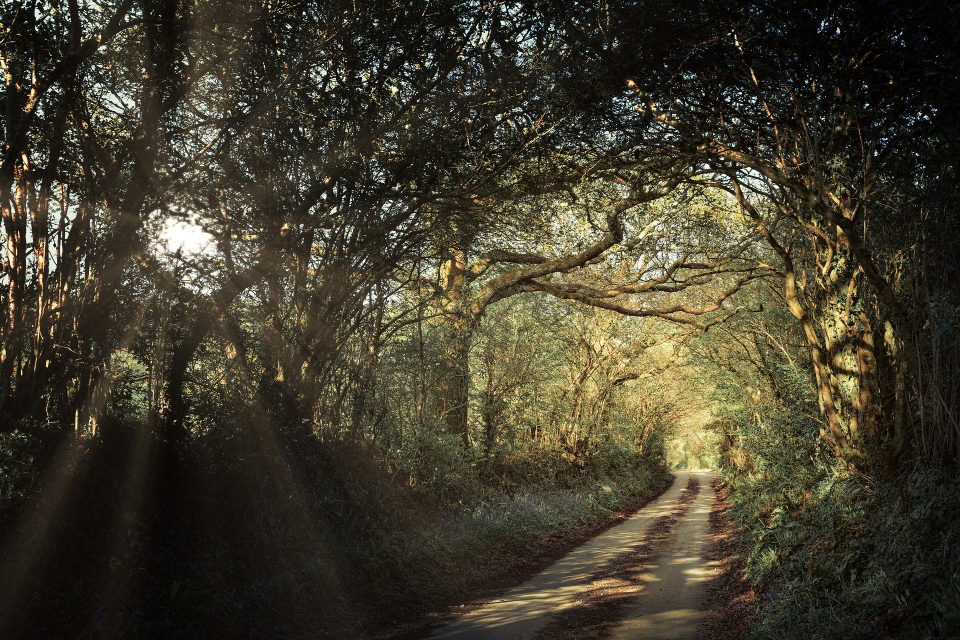
#> input picture images/away_1920x1280.jpg, 1920 x 1280 px (shown at 1/2 size); its folder holds only this picture in this run
$ python image_lab.py
#> lines starting #> are read from the running program, lines starting #| are printed output that depends on the picture; long printed decimals are rounded
### utils.py
import cv2
import numpy as np
import math

def downsampling(image, interpolation):
    return cv2.resize(image, None, fx=0.25, fy=0.25, interpolation=interpolation)

def upsampling(image, interpolation):
    return cv2.resize(image, None, fx=4, fy=4, interpolation=interpolation)

def psnr(img1, img2):
    mse = np.mean( (img1 - img2) ** 2 )
    if mse == 0:
        return 100
    PIXEL_MAX = 255.0
    return 20 * math.log10(PIXEL_MAX / math.sqrt(mse))

### image_lab.py
import cv2
import numpy as np
import os
from collections import defaultdict
from utils import downsampling, upsampling, psnr

image_path = [os.path.join("images", x) for x in os.listdir("images")]

# down to up bilinear cubic
# up do down cubic bilinear

down_interpolation = cv2.INTER_LINEAR
up_interpolation = cv2.INTER_CUBIC

print("filename\tup2down\tdown2up\n")
for path in image_path:
    image = cv2.imread(path)
#> image is the input picture: shape (1280, 1920, 3); mean B, G, R 45, 60.7, 65.8
    up2down = downsampling(upsampling(image, up_interpolation), down_interpolation)
    down2up = upsampling(downsampling(image, down_interpolation), up_interpolation)
#> call 2 of downsampling, with interpolation = 1
#> in downsampling (call 2), `return cv2.resize(image, None, fx=0.25, fy=0.25, interpolation=interpo..`:
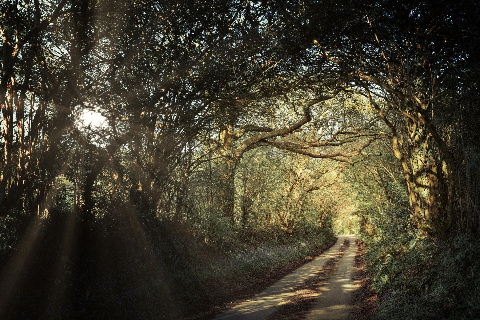
#> returned value: shape (320, 480, 3); mean of channels 0, 1, 2 45.1, 60.8, 65.9; drawn as B, G, R
#> call 2 of upsampling, with interpolation = 2
#> in upsampling (call 2), `return cv2.resize(image, None, fx=4, fy=4, interpolation=interpolation)`:
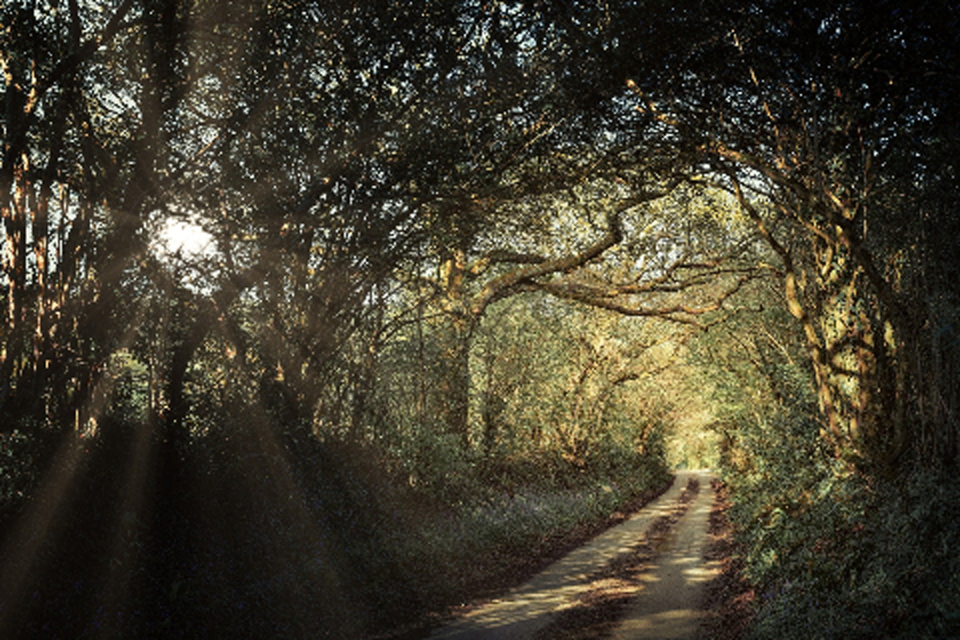
#> returned value: shape (1280, 1920, 3) (shown at 1/2 size); mean of channels 0, 1, 2 45.1, 60.8, 65.9; drawn as B, G, R
    print("{} \t\t {} \t\t {}".format(path[7:], psnr(image, up2down), psnr(image, down2up)))
#> in psnr, `mse = np.mean( (img1 - img2) ** 2 )`: mse = 3.73
#| away_1920x1280.jpg 		 42.408 		 29.481

$ run again, on images/sunset_1920x1280.jpg
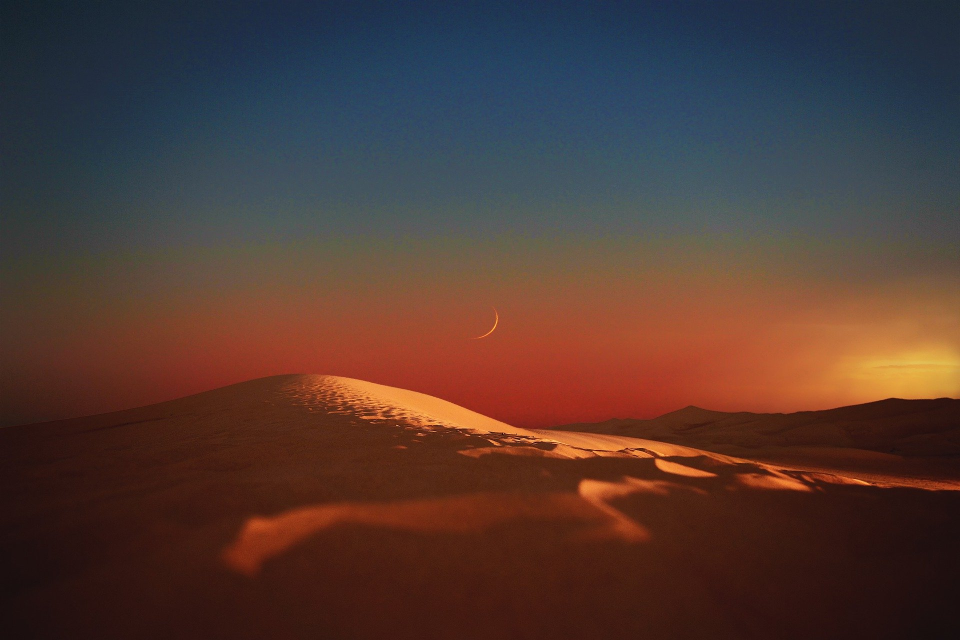
#> input picture images/sunset_1920x1280.jpg, 1920 x 1280 px (shown at 1/2 size)
#> image is the input picture: shape (1280, 1920, 3); mean B, G, R 51.6, 57.5, 81.1
#> in downsampling (call 2), `return cv2.resize(image, None, fx=0.25, fy=0.25, interpolation=interpo..`:
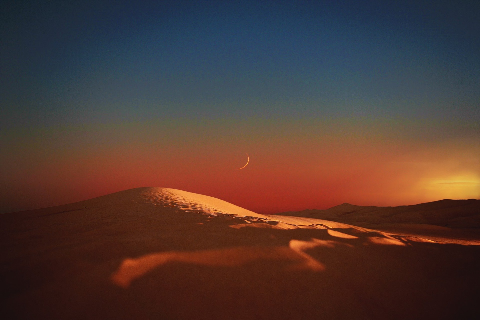
#> returned value: shape (320, 480, 3); mean of channels 0, 1, 2 51.7, 57.6, 81.2; drawn as B, G, R
#> mse = 0.0356
#| sunset_1920x1280.jpg 		 62.620 		 39.239

$ run again, on images/cat_1920x1280.jpg
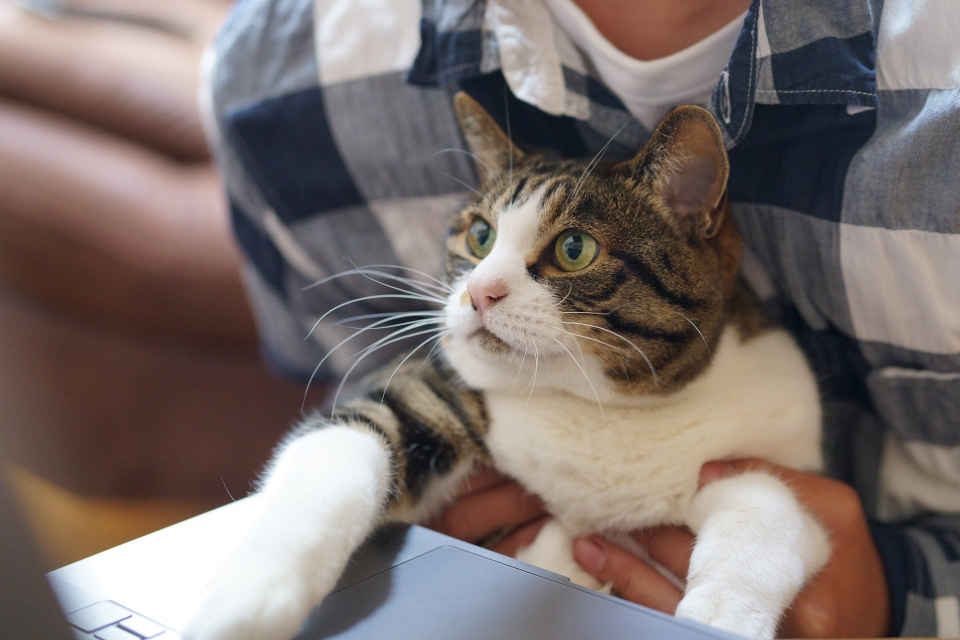
#> input picture images/cat_1920x1280.jpg, 1920 x 1280 px (shown at 1/2 size)
#> image is the input picture: shape (1280, 1920, 3); mean B, G, R 107.9, 111.2, 122.9
#> in downsampling (call 2), `return cv2.resize(image, None, fx=0.25, fy=0.25, interpolation=interpo..`:
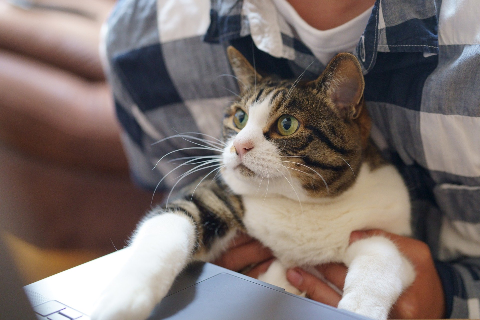
#> returned value: shape (320, 480, 3); mean of channels 0, 1, 2 108, 111.4, 123; drawn as B, G, R
#> mse = 0.0744
#| cat_1920x1280.jpg 		 59.418 		 36.410

$ run again, on images/landscape_1920x1280.jpg
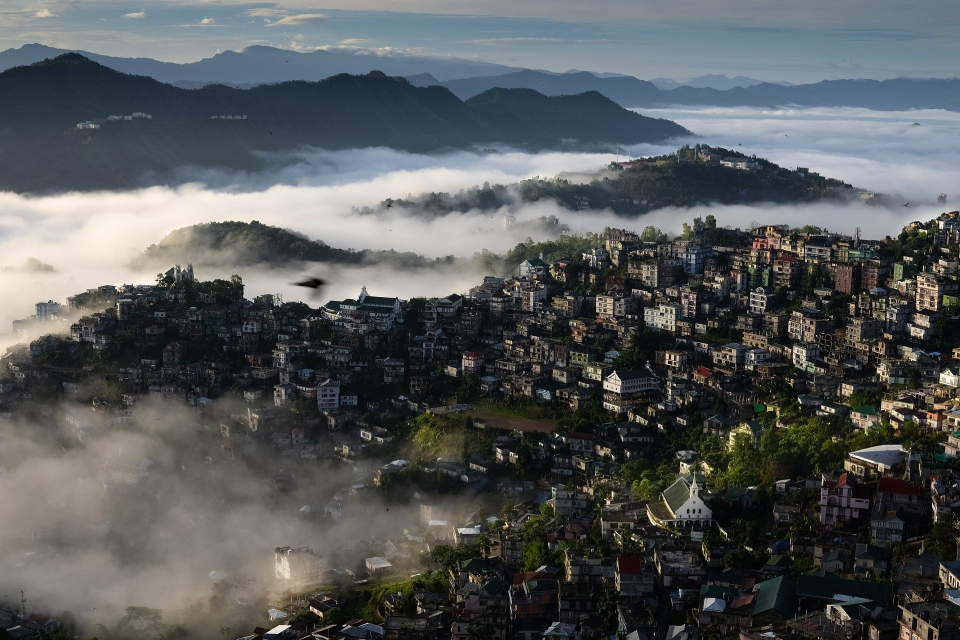
#> input picture images/landscape_1920x1280.jpg, 1920 x 1280 px (shown at 1/2 size)
#> image is the input picture: shape (1280, 1920, 3); mean B, G, R 89.2, 88.6, 85.1
#> in downsampling (call 2), `return cv2.resize(image, None, fx=0.25, fy=0.25, interpolation=interpo..`:
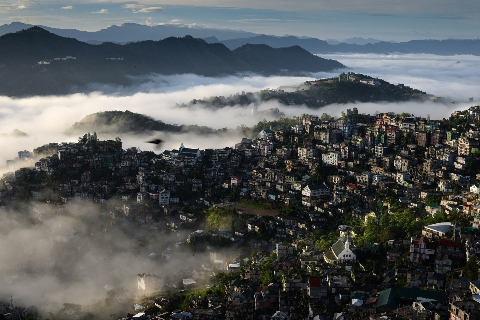
#> returned value: shape (320, 480, 3); mean of channels 0, 1, 2 89.4, 88.7, 85.2; drawn as B, G, R
#> mse = 0.503
#| landscape_1920x1280.jpg 		 51.116 		 32.914
